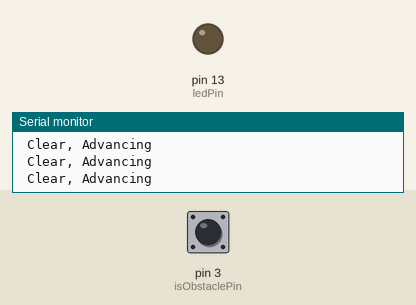
Simulated run of this sketch. Board: Arduino Uno, built with avr-gcc and run on an emulated ATmega328P. Parts: output pins drawn as LEDs (lit = HIGH), the last lines printed to the serial monitor. Dashed ring = blinking. Inputs (shaded band) come from the test bench; at power-on: pin 3 (isObstaclePin) HIGH.

Above: at 1.2 s.
1.3 s: pin 3 (isObstaclePin) driven LOW
At 2.0 s:
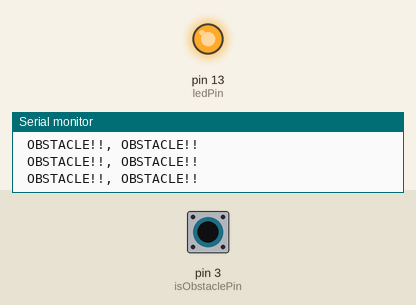
2.8 s: pin 3 (isObstaclePin) driven HIGH
At 3.8 s:
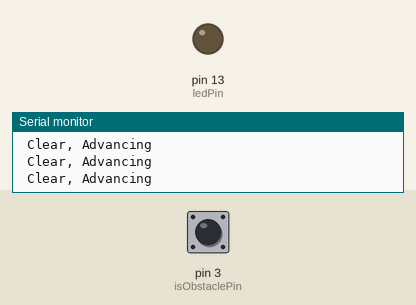
5.8 s: pin 3 (isObstaclePin) pulsed LOW 2 times (0.12 s each, 0.3 s apart)
At 5.87 s:
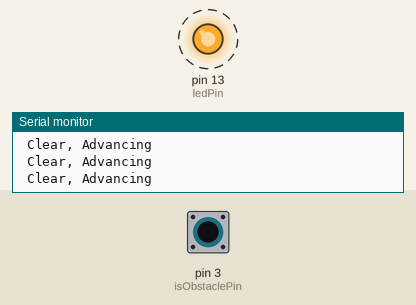
9.4 s: pin 3 (isObstaclePin) pulsed LOW 5 times (0.12 s each, 0.3 s apart)
At 11.1 s:
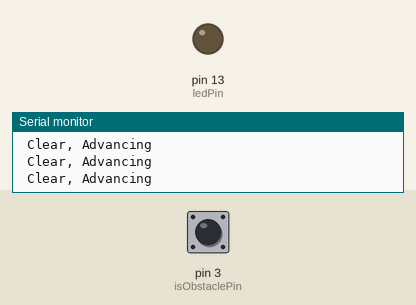
Timing chart, 0 to 12.6 s (numbered marks = the images above; inputs shaded):
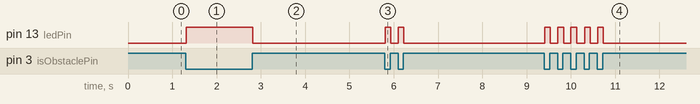

The sketch:

SIRO_with_Interrupt.ino
```cpp
const int isObstaclePin = 3;
const int ledPin =  13;     // Use the onboard Uno LED
volatile int isObstacle = HIGH;      // HIGH MEANS NO OBSTACLE

void obstacleDetected(){
  isObstacle = LOW;
}
void setup() {

  pinMode(ledPin, OUTPUT);
  pinMode(isObstaclePin, INPUT);
  digitalWrite(ledPin, LOW);
  Serial.begin(9600);
  attachInterrupt (digitalPinToInterrupt (isObstaclePin), obstacleDetected, FALLING);  // attach interrupt handler
}

void loop() {
  if (isObstacle == LOW) {
     while (digitalRead(isObstaclePin)==LOW){ //To see is the obatacles are still there?
      digitalWrite(ledPin, HIGH);
      Serial.print(" OBSTACLE!!, OBSTACLE!!");  Serial.print("\n");
      }
     isObstacle =HIGH;
  }
  else {
    digitalWrite(ledPin, LOW);
    Serial.print(" Clear, Advancing");
  }
  Serial.print("\n");
}
// IR Obstacle Collision Detection Module
// T. I. WANG
```

Measured:
- after the input at 1.3 s, pin 13 (ledPin): LOW → HIGH at once
- after the input at 2.8 s, pin 13 (ledPin): HIGH → LOW at once
- after the input at 5.8 s, pin 13 (ledPin): alternates HIGH for 0.13 s and LOW for 0.17 s, 4 changes in all, then stays LOW, starting at once
- after the input at 9.4 s, pin 13 (ledPin): alternates HIGH for 0.13 s and LOW for 0.17 s, 10 changes in all, then stays LOW, starting at once
